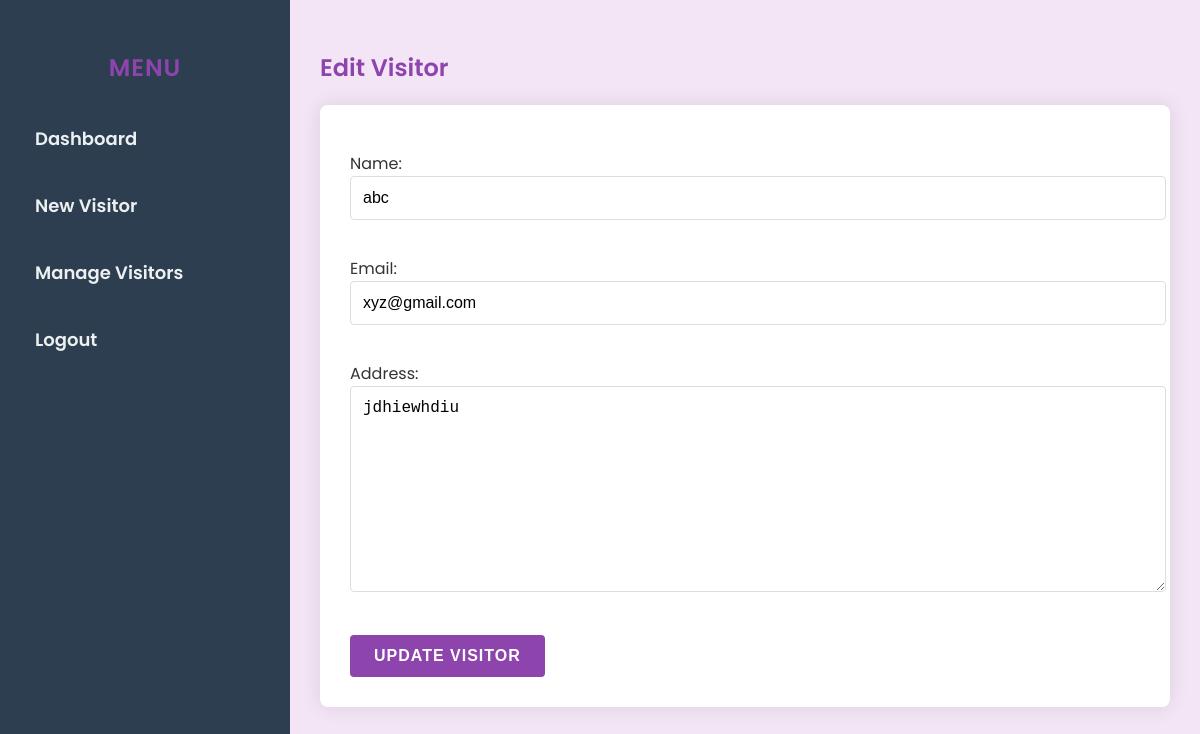
/edit_visitor/1/ (signed in), run on the app's committed database.
### visitors/models.py (models this page shows, shortened)
class Visitor(models.Model):
    name = models.CharField(max_length=100)
    date = models.DateTimeField(auto_now_add=True)
    email = models.EmailField()
    address = models.TextField()
    created_by = models.ForeignKey(User, on_delete=models.CASCADE)

### visitors/views.py (the view)
# urls.py: path('edit_visitor/<int:visitor_id>/', views.edit_visitor, name='edit_visitor'),
@login_required
def edit_visitor(request, visitor_id):
    visitor = Visitor.objects.get(id=visitor_id, created_by=request.user)
    if request.method == 'POST':
        form = VisitorForm(request.POST, instance=visitor)
        if form.is_valid():
            form.save()
            return redirect('manage_visitors')
    else:
        form = VisitorForm(instance=visitor)
    return render(request, 'edit_visitor.html', {'form': form, 'visitor': visitor})

### visitors/forms.py
class VisitorForm(forms.ModelForm):
    class Meta:
        model = Visitor
        fields = ['name', 'email', 'address']

### templates/edit_visitor.html (shortened to what this page needs)
{% extends 'base.html' %}
{% block content %}
<h2>Edit Visitor</h2>
<form method="post">
    {{ form.as_p }}
    <button type="submit">Update Visitor</button>
</form>
{% endblock %}

### templates/base.html (style rules this page uses)
:root { --primary-color: #8E44AD; --secondary-color: #9B59B6; --background-color: #F3E5F5; --text-color: #333; --sidebar-bg: #2C3E50; --sidebar-text: #ECF0F1; }
body { font-family: 'Poppins', sans-serif; margin: 0; padding: 0; background-color: var(--background-color); color: var(--text-color); display: flex; min-height: 100vh; }
h2 { color: var(--primary-color); font-weight: 600; margin-bottom: 20px; }
form { background-color: white; padding: 30px; border-radius: 8px; box-shadow: 0 0 20px rgba(0,0,0,0.1); }
input[type="text"], input[type="password"], input[type="email"], textarea { width: 100%; padding: 12px; margin-bottom: 20px; border: 1px solid #ddd; border-radius: 4px; font-size: 16px; }
button, .button { background-color: var(--primary-color); color: white; padding: 12px 24px; border: none; border-radius: 4px; cursor: pointer; font-size: 16px; font-weight: 600; text-transform: uppercase; letter-spacing: 1px; transition: background-color 0.3s ease; display: inline-block; text-decoration: none; }

### data on the page
Visitor: name "abc", email "xyz@gmail.com", address "jdhiewhdiu"
